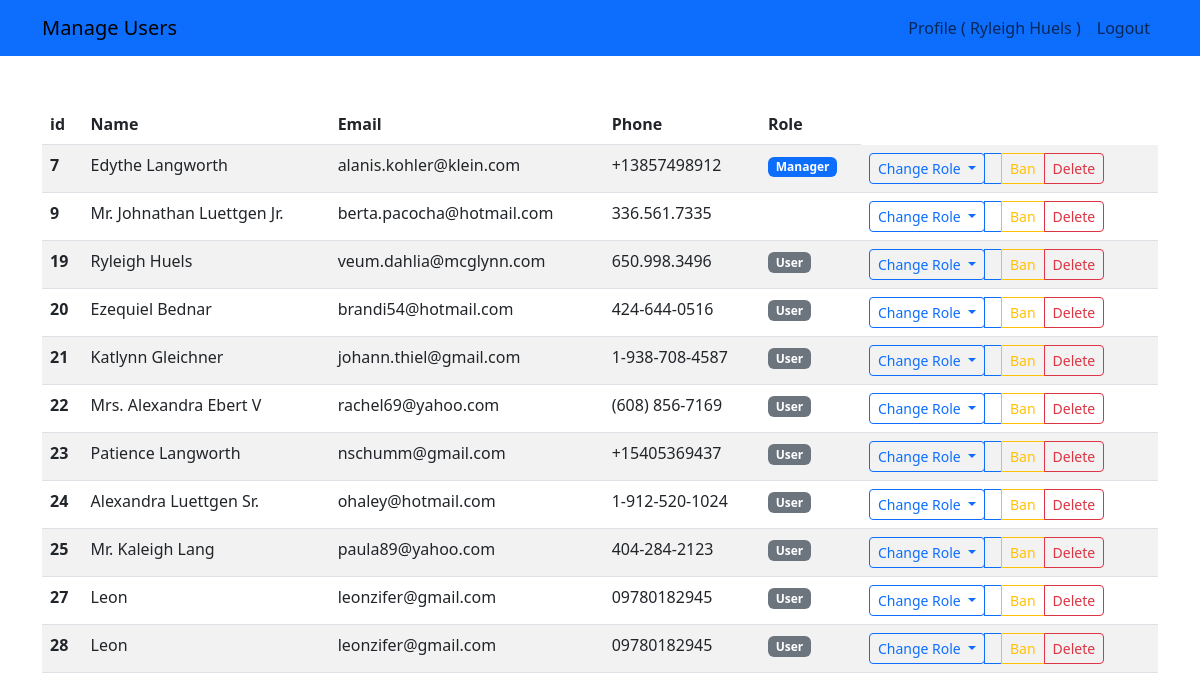
Page /php_project/admin.php (signed in) on the committed database.
### tables this page shows
CREATE TABLE `users` (
  `id` int(11) NOT NULL,
  `name` varchar(255) NOT NULL,
  `email` varchar(255) NOT NULL,
  `phone` varchar(255) NOT NULL,
  `address` text NOT NULL,
  `password` varchar(255) NOT NULL,
  `role_id` int(11) NOT NULL DEFAULT 1,
  `photo` varchar(255) DEFAULT NULL,
  `suspended` int(11) NOT NULL DEFAULT 0,
  `created_at` datetime NOT NULL,
  `updated_at` datetime DEFAULT NULL
);

CREATE TABLE `roles` (
  `id` int(11) NOT NULL,
  `name` varchar(255) NOT NULL,
  `value` int(11) NOT NULL
);

### php-modules-namespaces/autoload.php (called while the page is built, shortened)
<?php
spl_autoload_register(function($class) {
    $class = str_replace("\\", "/", $class);
});

### php_project/_classes/Helpers/Auth.php (called while the page is built, shortened)
<?php
class Auth
{
    static function check()
    {
        if(isset($_SESSION['user'])) {
            return $_SESSION['user'];
        }
    }
}

### php_project/_classes/Libs/Database/UsersTable.php (called while the page is built, shortened)
<?php
class UsersTable
{
    private $db;
    public function getAll()
    {
        $statement = $this->db->query("SELECT users.*, roles.name AS role
        FROM users LEFT JOIN roles
        ON users.role_id = roles.id
        ");
        return $statement->fetchAll();
    }
    public function __construct(MySQL $mysql)
    {
        $this->db = $mysql->connect();
    }
}

### php_project/_classes/Libs/Database/MySQL.php (called while the page is built, shortened)
<?php
class MySQL
{
    private $dbhost;
    private $dbuser;
    private $dbpass;
    private $dbname;
    public function __construct(
        $dbhost = "localhost",
        $dbuser = "root",
        $dbpass = "",
        $dbname = "project"
    ) {
        $this->dbhost = $dbhost;
        $this->dbuser = $dbuser;
        $this->dbpass = $dbpass;
        $this->dbname = $dbname;
    }
    public function connect()
    {
        try {
            $this->db = new PDO("mysql::dbhost=$this->dbhost; dbname=$this->dbname", $this->dbuser, $this->dbpass, [
                PDO::ATTR_ERRMODE => PDO::ERRMODE_EXCEPTION,
                PDO::ATTR_DEFAULT_FETCH_MODE => PDO::FETCH_OBJ
            ]);
            return $this->db;
        } catch (PDOException $e) {
            echo $e->getMessage();
        exit();
        }
    }
}

### php_project/admin.php (the view, shortened to what this page needs)
<?php
include("vendor/autoload.php");
$auth = Auth::check();
$table = new UsersTable(new MySQL);
$users = $table->getAll();
?>
<!DOCTYPE html>
<html lang="en">
<head>
    <link href="https://cdn.jsdelivr.net/npm/bootstrap@5.3.0-alpha3/dist/css/bootstrap.min.css" rel="stylesheet"
>
</head>
<body>
    <div class="navbar bg-primary navbar-bark navbar-expand">
        <div class="container">
            <a href="admin.php" class="navbar-brand">Manage Users</a>
            <ul class="navbar-nav">
                <li class="nav-item">
                    <a href="profile.php" class="nav-link">
                        Profile ( <?= $auth->name ?> )
                    </a>
                </li>
                <li class="nav-item">
                    <a href="_actions/logout.php" class="nav-link">Logout</a>
                </li>
            </ul>
        </div>
    </div>
    <div class="container">
        <table class="table table-striped mt-5">
  <thead class="thead-dark">
    <tr>
      <th scope="col">id</th>
      <th scope="col">Name</th>
      <th scope="col">Email</th>
      <th scope="col">Phone</th>
      <th scope="col">Role</th>
    </tr>
  </thead>
  <tbody>
    <?php foreach ($users as $user): ?>
            <tr>
              <th><?= $user->id ?></th>
              <td><?= $user->name ?></td>
              <td><?= $user->email ?></td>
              <td><?= $user->phone ?></td>
              <td>
                <?php if ($user->role_id == 3): ?>
                    <span class="badge bg-success"><?= $user->role ?></span>
                <?php elseif ($user->role_id == 2): ?>
                    <span class="badge bg-primary"><?= $user->role ?></span>
                <?php elseif ($user->role_id == 1): ?>
                    <span class="badge bg-secondary"><?= $user->role ?></span>
                <?php else: ?>
                    <span class="badge bg-secondary"><?= $user->role ?></span>
                <?php endif ?>
                </td>
                <td>
                    <div class="btn-group dropdown">
                        <a href="#" class="btn btn-sm btn-outline-primary dropdown-toggle" data-bs-toggle="dropdown">
                            Change Role
                        </a>
                    <a href="_actions/delete.php?id=<?= $user->id ?>" class="btn btn-sm btn-outline-primary">
                        </a>
                    <a href="_actions/suspend.php?id=<?= $user->id ?>" class="btn btn-sm btn-outline-warning">
                            Ban
                        </a>
                        <a href="_actions/delete.php?id=<?= $user->id ?>" class="btn btn-sm btn-outline-danger">
                            Delete
                        </a>
                    </div>
                </td>
            </tr>
    <?php endforeach ?>
  </tbody>
</table>
    </div>
</body>
</html>

### rows in the picture
users: name "Ryleigh Huels", id "19", email "veum.dahlia@mcglynn.com", phone "650.998.3496", role.name "User"
users: id "7", name "Edythe Langworth", email "alanis.kohler@klein.com", phone "+13857498912", role.name "Manager"
users: id "9", name "Mr. Johnathan Luettgen Jr.", email "berta.pacocha@hotmail.com", phone "336.561.7335"
users: id "20", name "Ezequiel Bednar", email "brandi54@hotmail.com", phone "424-644-0516", role.name "User"
users: id "21", name "Katlynn Gleichner", email "johann.thiel@gmail.com", phone "1-938-708-4587", role.name "User"
users: id "22", name "Mrs. Alexandra Ebert V", email "rachel69@yahoo.com", phone "(608) 856-7169", role.name "User"
users: id "23", name "Patience Langworth", email "nschumm@gmail.com", phone "+15405369437", role.name "User"
users: id "24", name "Alexandra Luettgen Sr.", email "ohaley@hotmail.com", phone "1-912-520-1024", role.name "User"
users: id "25", name "Mr. Kaleigh Lang", email "paula89@yahoo.com", phone "404-284-2123", role.name "User"
users: id "27", name "Leon", email "leonzifer@gmail.com", phone "09780182945", role.name "User"
users: id "28", name "Leon", email "leonzifer@gmail.com", phone "09780182945", role.name "User"
